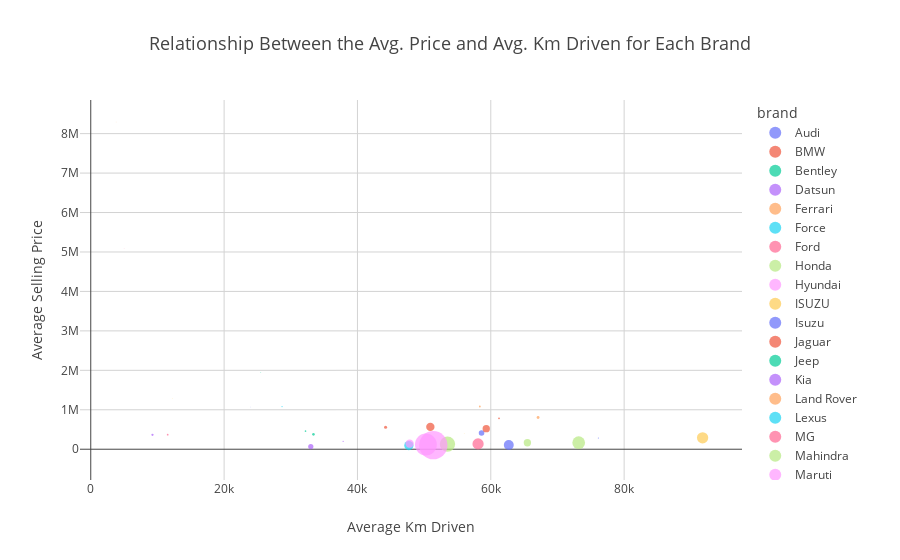

The notebook cell saved with this chart:
### Markdown cell above
### b. Relationship between Average Price and Average KM Driven

### Code cell
# Calculate average selling price per brand
avg_Price = df.groupby('brand')['selling_price'].mean().reset_index()

# Calculate average kilometers driven per brand
avg_km_driven = df.groupby('brand')['km_driven'].mean().reset_index()

# Calculate the count of cars per brand for point size
car_counts = df['brand'].value_counts().reset_index()
car_counts.columns = ['brand', 'count']

# Merge the three dataframes on the 'brand' column
combined_avg_df = pd.merge(avg_Price, avg_km_driven, on="brand")
combined_avg_df = pd.merge(combined_avg_df, car_counts, on="brand")

# Define a custom color palette (if needed)
color_palette = px.colors.qualitative.Plotly  # Or define a custom color palette

# Create a scatter plot with explicit color palette
fig = px.scatter(combined_avg_df, 
                 x="km_driven", 
                 y="selling_price", 
                 color="brand",
                 size="count",  # Use the count for point size
                 title="Relationship Between the Avg. Price and Avg. Km Driven for Each Brand",
                 labels={'km_driven': 'Average Km Driven', 'selling_price': 'Average Selling Price'},
                 hover_data={'brand': True, 'km_driven': True, 'selling_price': True, 'count': True},  # Customize hover data
                 color_discrete_sequence=color_palette  # Use custom color palette
                )

# Update layout to set white background
fig.update_layout(
    plot_bgcolor='white',    # Plot area background
    paper_bgcolor='white',   # Outside the plot area background
    title_font=dict(size=18) # Customize title font size (optional)
)

# Update axes for better visualization
fig.update_xaxes(showgrid=True, gridwidth=1, gridcolor='lightgrey')
fig.update_yaxes(showgrid=True, gridwidth=1, gridcolor='lightgrey')

# Display the plot
fig.show()

### Figure 1 — Plotly figure (JSON) as saved in the notebook; plotly's stock layout.template omitted (floating-point values rounded to 4 significant figures)
{"data": [{"customdata": [["Audi", 192]], "hovertemplate": "brand=%{customdata[0]}<br>Average Km Driven=%{x}<br>Average Selling Price=%{y}<br>count=%{customdata[1]}<extra></extra>", "legendgroup": "Audi", "marker": {"color": "#636EFA", "size": [192], "sizemode": "area", "sizeref": 12.48, "symbol": "circle"}, "mode": "markers", "name": "Audi", "orientation": "v", "showlegend": true, "type": "scatter", "x": [58610.0], "xaxis": "x", "y": [413000.0], "yaxis": "y"}, {"customdata": [["BMW", 439]], "hovertemplate": "brand=%{customdata[0]}<br>Average Km Driven=%{x}<br>Average Selling Price=%{y}<br>count=%{customdata[1]}<extra></extra>", "legendgroup": "BMW", "marker": {"color": "#EF553B", "size": [439], "sizemode": "area", "sizeref": 12.48, "symbol": "circle"}, "mode": "markers", "name": "BMW", "orientation": "v", "showlegend": true, "type": "scatter", "x": [50930.0], "xaxis": "x", "y": [565700.0], "yaxis": "y"}, {"customdata": [["Bentley", 3]], "hovertemplate": "brand=%{customdata[0]}<br>Average Km Driven=%{x}<br>Average Selling Price=%{y}<br>count=%{customdata[1]}<extra></extra>", "legendgroup": "Bentley", "marker": {"color": "#00CC96", "size": [3], "sizemode": "area", "sizeref": 12.48, "symbol": "circle"}, "mode": "markers", "name": "Bentley", "orientation": "v", "showlegend": true, "type": "scatter", "x": [25500], "xaxis": "x", "y": [1946000], "yaxis": "y"}, {"customdata": [["Datsun", 170]], "hovertemplate": "brand=%{customdata[0]}<br>Average Km Driven=%{x}<br>Average Selling Price=%{y}<br>count=%{customdata[1]}<extra></extra>", "legendgroup": "Datsun", "marker": {"color": "#AB63FA", "size": [170], "sizemode": "area", "sizeref": 12.48, "symbol": "circle"}, "mode": "markers", "name": "Datsun", "orientation": "v", "showlegend": true, "type": "scatter", "x": [33000.0], "xaxis": "x", "y": [67310.0], "yaxis": "y"}, {"customdata": [["Ferrari", 1]], "hovertemplate": "brand=%{customdata[0]}<br>Average Km Driven=%{x}<br>Average Selling Price=%{y}<br>count=%{customdata[1]}<extra></extra>", "legendgroup": "Ferrari", "marker": {"color": "#FFA15A", "size": [1], "sizemode": "area", "sizeref": 12.48, "symbol": "circle"}, "mode": "markers", "name": "Ferrari", "orientation": "v", "showlegend": true, "type": "scatter", "x": [3800], "xaxis": "x", "y": [8295000], "yaxis": "y"}, {"customdata": [["Force", 1]], "hovertemplate": "brand=%{customdata[0]}<br>Average Km Driven=%{x}<br>Average Selling Price=%{y}<br>count=%{customdata[1]}<extra></extra>", "legendgroup": "Force", "marker": {"color": "#19D3F3", "size": [1], "sizemode": "area", "sizeref": 12.48, "symbol": "circle"}, "mode": "markers", "name": "Force", "orientation": "v", "showlegend": true, "type": "scatter", "x": [60000], "xaxis": "x", "y": [147000], "yaxis": "y"}, {"customdata": [["Ford", 790]], "hovertemplate": "brand=%{customdata[0]}<br>Average Km Driven=%{x}<br>Average Selling Price=%{y}<br>count=%{customdata[1]}<extra></extra>", "legendgroup": "Ford", "marker": {"color": "#FF6692", "size": [790], "sizemode": "area", "sizeref": 12.48, "symbol": "circle"}, "mode": "markers", "name": "Ford", "orientation": "v", "showlegend": true, "type": "scatter", "x": [58090.0], "xaxis": "x", "y": [135500.0], "yaxis": "y"}, {"customdata": [["Honda", 1485]], "hovertemplate": "brand=%{customdata[0]}<br>Average Km Driven=%{x}<br>Average Selling Price=%{y}<br>count=%{customdata[1]}<extra></extra>", "legendgroup": "Honda", "marker": {"color": "#B6E880", "size": [1485], "sizemode": "area", "sizeref": 12.48, "symbol": "circle"}, "mode": "markers", "name": "Honda", "orientation": "v", "showlegend": true, "type": "scatter", "x": [53500.0], "xaxis": "x", "y": [129700.0], "yaxis": "y"}, {"customdata": [["Hyundai", 2982]], "hovertemplate": "brand=%{customdata[0]}<br>Average Km Driven=%{x}<br>Average Selling Price=%{y}<br>count=%{customdata[1]}<extra></extra>", "legendgroup": "Hyundai", "marker": {"color": "#FF97FF", "size": [2982], "sizemode": "area", "sizeref": 12.48, "symbol": "circle"}, "mode": "markers", "name": "Hyundai", "orientation": "v", "showlegend": true, "type": "scatter", "x": [50270.0], "xaxis": "x", "y": [121000.0], "yaxis": "y"}, {"customdata": [["ISUZU", 2]], "hovertemplate": "brand=%{customdata[0]}<br>Average Km Driven=%{x}<br>Average Selling Price=%{y}<br>count=%{customdata[1]}<extra></extra>", "legendgroup": "ISUZU", "marker": {"color": "#FECB52", "size": [2], "sizemode": "area", "sizeref": 12.48, "symbol": "circle"}, "mode": "markers", "name": "ISUZU", "orientation": "v", "showlegend": true, "type": "scatter", "x": [56010.0], "xaxis": "x", "y": [398475], "yaxis": "y"}, {"customdata": [["Isuzu", 8]], "hovertemplate": "brand=%{customdata[0]}<br>Average Km Driven=%{x}<br>Average Selling Price=%{y}<br>count=%{customdata[1]}<extra></extra>", "legendgroup": "Isuzu", "marker": {"color": "#636EFA", "size": [8], "sizemode": "area", "sizeref": 12.48, "symbol": "circle"}, "mode": "markers", "name": "Isuzu", "orientation": "v", "showlegend": true, "type": "scatter", "x": [76140.0], "xaxis": "x", "y": [284550], "yaxis": "y"}, {"customdata": [["Jaguar", 59]], "hovertemplate": "brand=%{customdata[0]}<br>Average Km Driven=%{x}<br>Average Selling Price=%{y}<br>count=%{customdata[1]}<extra></extra>", "legendgroup": "Jaguar", "marker": {"color": "#EF553B", "size": [59], "sizemode": "area", "sizeref": 12.48, "symbol": "circle"}, "mode": "markers", "name": "Jaguar", "orientation": "v", "showlegend": true, "type": "scatter", "x": [44220.0], "xaxis": "x", "y": [555000.0], "yaxis": "y"}, {"customdata": [["Jeep", 41]], "hovertemplate": "brand=%{customdata[0]}<br>Average Km Driven=%{x}<br>Average Selling Price=%{y}<br>count=%{customdata[1]}<extra></extra>", "legendgroup": "Jeep", "marker": {"color": "#00CC96", "size": [41], "sizemode": "area", "sizeref": 12.48, "symbol": "circle"}, "mode": "markers", "name": "Jeep", "orientation": "v", "showlegend": true, "type": "scatter", "x": [33400.0], "xaxis": "x", "y": [377100.0], "yaxis": "y"}, {"customdata": [["Kia", 32]], "hovertemplate": "brand=%{customdata[0]}<br>Average Km Driven=%{x}<br>Average Selling Price=%{y}<br>count=%{customdata[1]}<extra></extra>", "legendgroup": "Kia", "marker": {"color": "#AB63FA", "size": [32], "sizemode": "area", "sizeref": 12.48, "symbol": "circle"}, "mode": "markers", "name": "Kia", "orientation": "v", "showlegend": true, "type": "scatter", "x": [9255.0], "xaxis": "x", "y": [364400.0], "yaxis": "y"}, {"customdata": [["Land Rover", 51]], "hovertemplate": "brand=%{customdata[0]}<br>Average Km Driven=%{x}<br>Average Selling Price=%{y}<br>count=%{customdata[1]}<extra></extra>", "legendgroup": "Land Rover", "marker": {"color": "#FFA15A", "size": [51], "sizemode": "area", "sizeref": 12.48, "symbol": "circle"}, "mode": "markers", "name": "Land Rover", "orientation": "v", "showlegend": true, "type": "scatter", "x": [67090.0], "xaxis": "x", "y": [803000.0], "yaxis": "y"}, {"customdata": [["Lexus", 10]], "hovertemplate": "brand=%{customdata[0]}<br>Average Km Driven=%{x}<br>Average Selling Price=%{y}<br>count=%{customdata[1]}<extra></extra>", "legendgroup": "Lexus", "marker": {"color": "#19D3F3", "size": [10], "sizemode": "area", "sizeref": 12.48, "symbol": "circle"}, "mode": "markers", "name": "Lexus", "orientation": "v", "showlegend": true, "type": "scatter", "x": [28690.0], "xaxis": "x", "y": [1080765], "yaxis": "y"}, {"customdata": [["MG", 19]], "hovertemplate": "brand=%{customdata[0]}<br>Average Km Driven=%{x}<br>Average Selling Price=%{y}<br>count=%{customdata[1]}<extra></extra>", "legendgroup": "MG", "marker": {"color": "#FF6692", "size": [19], "sizemode": "area", "sizeref": 12.48, "symbol": "circle"}, "mode": "markers", "name": "MG", "orientation": "v", "showlegend": true, "type": "scatter", "x": [11540.0], "xaxis": "x", "y": [368100.0], "yaxis": "y"}, {"customdata": [["Mahindra", 1011]], "hovertemplate": "brand=%{customdata[0]}<br>Average Km Driven=%{x}<br>Average Selling Price=%{y}<br>count=%{customdata[1]}<extra></extra>", "legendgroup": "Mahindra", "marker": {"color": "#B6E880", "size": [1011], "sizemode": "area", "sizeref": 12.48, "symbol": "circle"}, "mode": "markers", "name": "Mahindra", "orientation": "v", "showlegend": true, "type": "scatter", "x": [73180.0], "xaxis": "x", "y": [165400.0], "yaxis": "y"}, {"customdata": [["Maruti", 4992]], "hovertemplate": "brand=%{customdata[0]}<br>Average Km Driven=%{x}<br>Average Selling Price=%{y}<br>count=%{customdata[1]}<extra></extra>", "legendgroup": "Maruti", "marker": {"color": "#FF97FF", "size": [4992], "sizemode": "area", "sizeref": 12.48, "symbol": "circle"}, "mode": "markers", "name": "Maruti", "orientation": "v", "showlegend": true, "type": "scatter", "x": [51380.0], "xaxis": "x", "y": [102300.0], "yaxis": "y"}, {"customdata": [["Maserati", 2]], "hovertemplate": "brand=%{customdata[0]}<br>Average Km Driven=%{x}<br>Average Selling Price=%{y}<br>count=%{customdata[1]}<extra></extra>", "legendgroup": "Maserati", "marker": {"color": "#FECB52", "size": [2], "sizemode": "area", "sizeref": 12.48, "symbol": "circle"}, "mode": "markers", "name": "Maserati", "orientation": "v", "showlegend": true, "type": "scatter", "x": [12250], "xaxis": "x", "y": [1281000], "yaxis": "y"}, {"customdata": [["Mercedes-AMG", 1]], "hovertemplate": "brand=%{customdata[0]}<br>Average Km Driven=%{x}<br>Average Selling Price=%{y}<br>count=%{customdata[1]}<extra></extra>", "legendgroup": "Mercedes-AMG", "marker": {"color": "#636EFA", "size": [1], "sizemode": "area", "sizeref": 12.48, "symbol": "circle"}, "mode": "markers", "name": "Mercedes-AMG", "orientation": "v", "showlegend": true, "type": "scatter", "x": [24000], "xaxis": "x", "y": [1071000], "yaxis": "y"}, {"customdata": [["Mercedes-Benz", 337]], "hovertemplate": "brand=%{customdata[0]}<br>Average Km Driven=%{x}<br>Average Selling Price=%{y}<br>count=%{customdata[1]}<extra></extra>", "legendgroup": "Mercedes-Benz", "marker": {"color": "#EF553B", "size": [337], "sizemode": "area", "sizeref": 12.48, "symbol": "circle"}, "mode": "markers", "name": "Mercedes-Benz", "orientation": "v", "showlegend": true, "type": "scatter", "x": [59320.0], "xaxis": "x", "y": [521000.0], "yaxis": "y"}, {"customdata": [["Mini", 17]], "hovertemplate": "brand=%{customdata[0]}<br>Average Km Driven=%{x}<br>Average Selling Price=%{y}<br>count=%{customdata[1]}<extra></extra>", "legendgroup": "Mini", "marker": {"color": "#00CC96", "size": [17], "sizemode": "area", "sizeref": 12.48, "symbol": "circle"}, "mode": "markers", "name": "Mini", "orientation": "v", "showlegend": true, "type": "scatter", "x": [32210.0], "xaxis": "x", "y": [458400.0], "yaxis": "y"}, {"customdata": [["Nissan", 11]], "hovertemplate": "brand=%{customdata[0]}<br>Average Km Driven=%{x}<br>Average Selling Price=%{y}<br>count=%{customdata[1]}<extra></extra>", "legendgroup": "Nissan", "marker": {"color": "#AB63FA", "size": [11], "sizemode": "area", "sizeref": 12.48, "symbol": "circle"}, "mode": "markers", "name": "Nissan", "orientation": "v", "showlegend": true, "type": "scatter", "x": [37850.0], "xaxis": "x", "y": [200600.0], "yaxis": "y"}, {"customdata": [["Porsche", 21]], "hovertemplate": "brand=%{customdata[0]}<br>Average Km Driven=%{x}<br>Average Selling Price=%{y}<br>count=%{customdata[1]}<extra></extra>", "legendgroup": "Porsche", "marker": {"color": "#FFA15A", "size": [21], "sizemode": "area", "sizeref": 12.48, "symbol": "circle"}, "mode": "markers", "name": "Porsche", "orientation": "v", "showlegend": true, "type": "scatter", "x": [58360.0], "xaxis": "x", "y": [1083850], "yaxis": "y"}, {"customdata": [["Renault", 536]], "hovertemplate": "brand=%{customdata[0]}<br>Average Km Driven=%{x}<br>Average Selling Price=%{y}<br>count=%{customdata[1]}<extra></extra>", "legendgroup": "Renault", "marker": {"color": "#19D3F3", "size": [536], "sizemode": "area", "sizeref": 12.48, "symbol": "circle"}, "mode": "markers", "name": "Renault", "orientation": "v", "showlegend": true, "type": "scatter", "x": [47710.0], "xaxis": "x", "y": [92610.0], "yaxis": "y"}, {"customdata": [["Rolls-Royce", 1]], "hovertemplate": "brand=%{customdata[0]}<br>Average Km Driven=%{x}<br>Average Selling Price=%{y}<br>count=%{customdata[1]}<extra></extra>", "legendgroup": "Rolls-Royce", "marker": {"color": "#FF6692", "size": [1], "sizemode": "area", "sizeref": 12.48, "symbol": "circle"}, "mode": "markers", "name": "Rolls-Royce", "orientation": "v", "showlegend": true, "type": "scatter", "x": [5000], "xaxis": "x", "y": [5082000], "yaxis": "y"}, {"customdata": [["Skoda", 334]], "hovertemplate": "brand=%{customdata[0]}<br>Average Km Driven=%{x}<br>Average Selling Price=%{y}<br>count=%{customdata[1]}<extra></extra>", "legendgroup": "Skoda", "marker": {"color": "#B6E880", "size": [334], "sizemode": "area", "sizeref": 12.48, "symbol": "circle"}, "mode": "markers", "name": "Skoda", "orientation": "v", "showlegend": true, "type": "scatter", "x": [65490.0], "xaxis": "x", "y": [164700.0], "yaxis": "y"}, {"customdata": [["Tata", 430]], "hovertemplate": "brand=%{customdata[0]}<br>Average Km Driven=%{x}<br>Average Selling Price=%{y}<br>count=%{customdata[1]}<extra></extra>", "legendgroup": "Tata", "marker": {"color": "#FF97FF", "size": [430], "sizemode": "area", "sizeref": 12.48, "symbol": "circle"}, "mode": "markers", "name": "Tata", "orientation": "v", "showlegend": true, "type": "scatter", "x": [47830.0], "xaxis": "x", "y": [143500.0], "yaxis": "y"}, {"customdata": [["Toyota", 793]], "hovertemplate": "brand=%{customdata[0]}<br>Average Km Driven=%{x}<br>Average Selling Price=%{y}<br>count=%{customdata[1]}<extra></extra>", "legendgroup": "Toyota", "marker": {"color": "#FECB52", "size": [793], "sizemode": "area", "sizeref": 12.48, "symbol": "circle"}, "mode": "markers", "name": "Toyota", "orientation": "v", "showlegend": true, "type": "scatter", "x": [91770.0], "xaxis": "x", "y": [288000.0], "yaxis": "y"}, {"customdata": [["Volkswagen", 620]], "hovertemplate": "brand=%{customdata[0]}<br>Average Km Driven=%{x}<br>Average Selling Price=%{y}<br>count=%{customdata[1]}<extra></extra>", "legendgroup": "Volkswagen", "marker": {"color": "#636EFA", "size": [620], "sizemode": "area", "sizeref": 12.48, "symbol": "circle"}, "mode": "markers", "name": "Volkswagen", "orientation": "v", "showlegend": true, "type": "scatter", "x": [62700.0], "xaxis": "x", "y": [108500.0], "yaxis": "y"}, {"customdata": [["Volvo", 20]], "hovertemplate": "brand=%{customdata[0]}<br>Average Km Driven=%{x}<br>Average Selling Price=%{y}<br>count=%{customdata[1]}<extra></extra>", "legendgroup": "Volvo", "marker": {"color": "#EF553B", "size": [20], "sizemode": "area", "sizeref": 12.48, "symbol": "circle"}, "mode": "markers", "name": "Volvo", "orientation": "v", "showlegend": true, "type": "scatter", "x": [61230.0], "xaxis": "x", "y": [783237], "yaxis": "y"}], "layout": {"legend": {"itemsizing": "constant", "title": {"text": "brand"}, "tracegroupgap": 0}, "paper_bgcolor": "white", "plot_bgcolor": "white", "title": {"font": {"size": 18}, "text": "Relationship Between the Avg. Price and Avg. Km Driven for Each Brand"}, "xaxis": {"anchor": "y", "domain": [0, 1], "gridcolor": "lightgrey", "gridwidth": 1, "showgrid": true, "title": {"text": "Average Km Driven"}}, "yaxis": {"anchor": "x", "domain": [0, 1], "gridcolor": "lightgrey", "gridwidth": 1, "showgrid": true, "title": {"text": "Average Selling Price"}}}}
